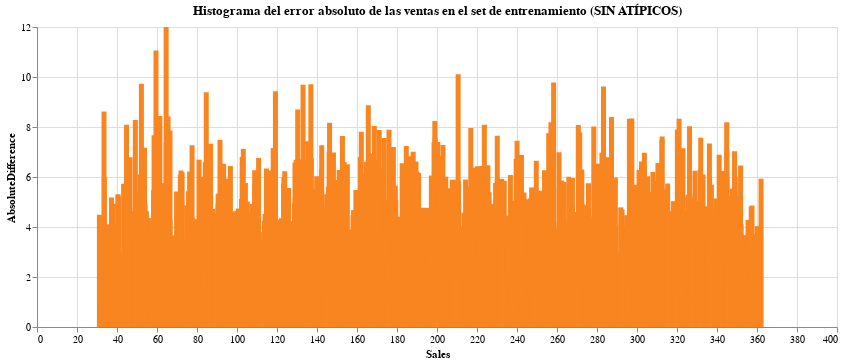

The notebook cell saved with this chart:
### Markdown cell above
→ El algotritmo tiene errores absolutos muy grandes cuando el presupuesto de TV es de 53 millones, porque en ese presupuesto en particular, hay</br> **valores atípicos**. Todo lo mencionado es visualizable en las gráficas presentadas.

### Code cell
alt.Chart(df_results_train[df_results_train['AbsoluteDifference']<20.05]).mark_bar(color="#F88520").encode(
    x='Sales:Q',
    y='AbsoluteDifference:Q',
    tooltip=['AbsoluteDifference:Q']
).properties(
    title='Histograma del error absoluto de las ventas en el set de entrenamiento (SIN ATÍPICOS)',
    width = 800,
    height = 300
)

### Figure 1 — Vega-Lite specification as saved in the notebook (floating-point values rounded to 4 significant figures; data arrays with more than 128 entries replaced by an {"elided": "..."} marker saying what was removed)
{"config": {"view": {"continuousWidth": 400, "continuousHeight": 300}}, "data": {"name": "data-460f01d9c369e23d1e96a5dd0f8a75ae"}, "mark": {"type": "bar", "color": "#F88520"}, "encoding": {"tooltip": [{"field": "AbsoluteDifference", "type": "quantitative"}], "x": {"field": "Sales", "type": "quantitative"}, "y": {"field": "AbsoluteDifference", "type": "quantitative"}}, "height": 300, "title": "Histograma del error absoluto de las ventas en el set de entrenamiento (SIN ATÍPICOS)", "width": 800, "$schema": "https://vega.github.io/schema/vega-lite/v4.17.0.json", "datasets": {"data-460f01d9c369e23d1e96a5dd0f8a75ae": {"elided": "3188 records"}}}
